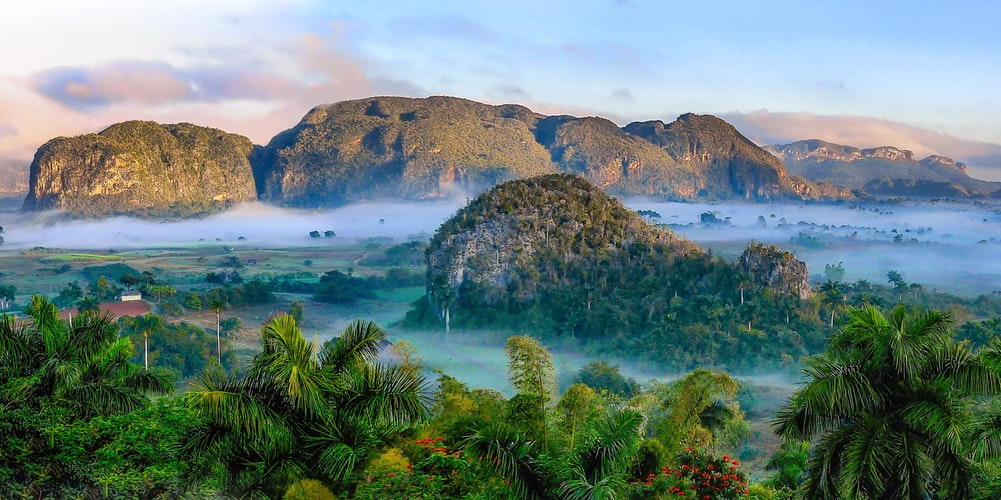
#> input picture domasni/dom1/sample_nature.jpeg, 1001 x 500 px
$ python contrast_streching.py
#> lines starting #> are read from the running program, lines starting #| are printed output that depends on the picture
"""
Aleksandar Ivanovski 186063
"""

import cv2
import matplotlib.pyplot as plt


def contrast_stretch(img, p1, p2):
    """

    :param img:
    :param p1: (x1, y1) referentna tocka 1: tuple od koordinati
    :param p2: (x2, y2) referentna tocka 2: tuple od koordinati
    :return: img so contrast stretching

    k1, k2, k3 se presmetuvaat kako koeficienti na prava soodvetno
    se iterira niz site pikseli,
    i vo zavisnost od vrednosta na pikselot mu se pravi soodvetniot stretch
    """
    k1 = (p1[1] - 0) / (p1[0] - 0)
    k2 = (p2[1] - p1[1]) / (p2[0] - p1[0])
    k3 = (255 - p2[1]) / (255 - p2[0])

    for i in range(0, len(img)):
        for j in range(0, len(img[1])):
            if img[i][j] < p1[0]:  # < a
                img[i][j] = round(k1 * img[i][j])
            elif p1[0] <= img[i][j] <= p2[0]:
                img[i][j] = k2 * (img[i][j] - p1[0]) + p1[1]
            elif img[i][j] > p2[0]:
                img[i][j] = k3 * (img[i][j] - p2[0]) + p2[1]

    return img


if __name__ == '__main__':
    img_src = cv2.imread('sample_nature.jpeg', 0)
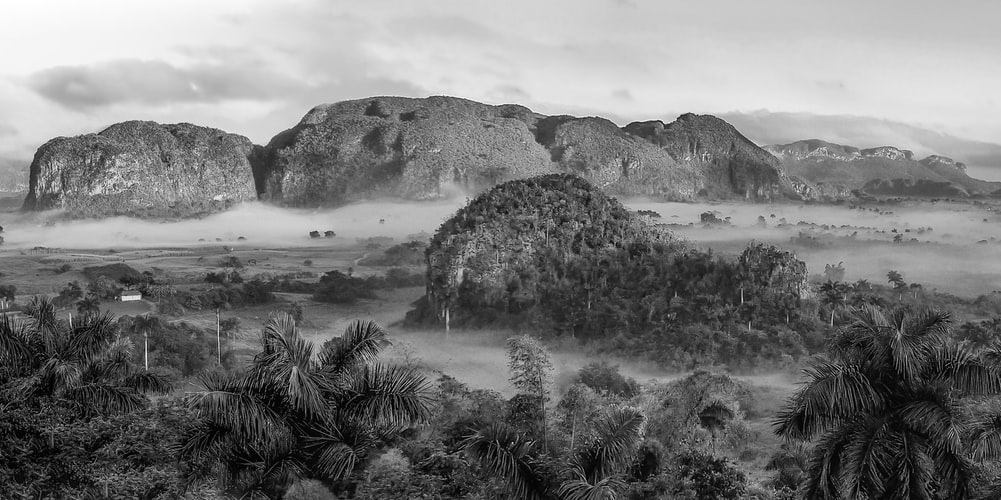
#> img_src: shape (500, 1001); min 0, max 255, mean 121

    gr = plt.figure()
    gr.add_subplot(2, 1, 1)
    plt.axis('off')
    plt.imshow(cv2.cvtColor(img_src, cv2.COLOR_BGR2RGB))
    gr.add_subplot(2, 1, 2)
    plt.axis('off')
    plt.title('Slika so primenet contrast stretching')
    plt.imshow(cv2.cvtColor(
        contrast_stretch(img_src, (78, 25), (56, 65)),
        cv2.COLOR_BGR2RGB))
#> after the loop in contrast_stretch, `for i in range(0, len(img)):`:
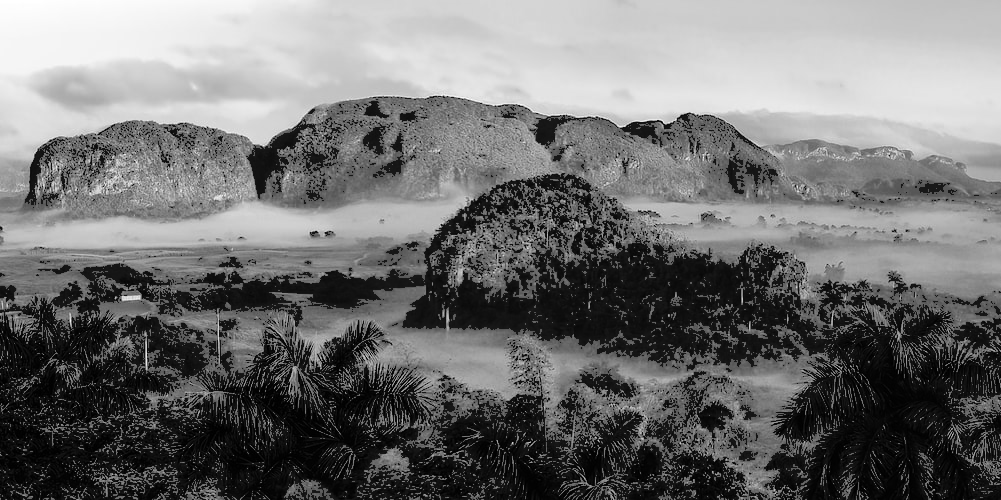
#> img: shape (500, 1001); min 0, max 255, mean 113.2
    plt.show(block=True)
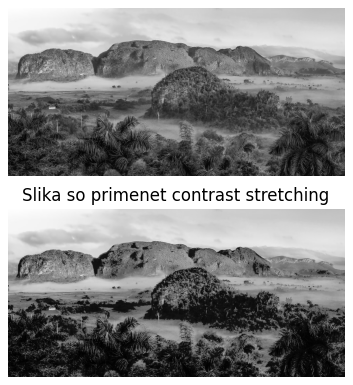
#> figure drawn by matplotlib, 2 panels
